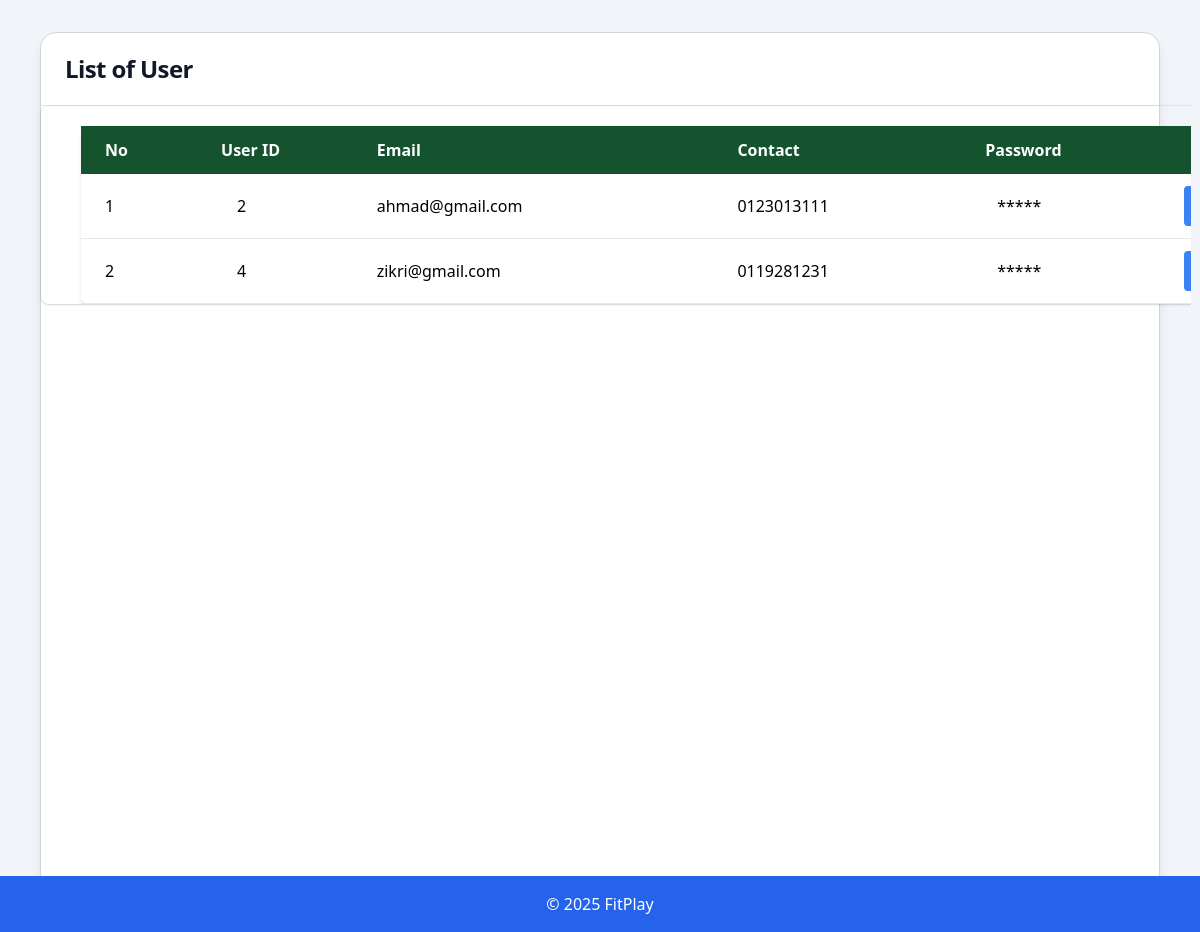
/list-user.php (signed in), run on the app's committed database.
### tables this page shows
CREATE TABLE `user` (
  `UserID` int(11) NOT NULL,
  `email` varchar(255) NOT NULL,
  `contact` varchar(100) NOT NULL,
  `password` varchar(255) NOT NULL
);

### list-user.php (the view, shortened to what this page needs)
<?php
include "config.php";
?>
<!DOCTYPE html>
<html lang="en">
<head>
    <script src="https://cdn.tailwindcss.com"></script>
</head>
<body class="">
    <div class="flex flex-row min-h-screen">
        <div class="w-full bg-slate-100">
            <div class="mt-8 bg-white mx-10 rounded-2xl h-[900px] shadow-lg border border-gray-300">
                <div class="border-b border-gray-200 px-4 py-5 sm:px-6">
                    <div class="sm:flex sm:items-center">
                        <div class="sm:flex-auto">
                            <h2 class="text-2xl font-bold tracking-tight text-gray-900">List of User</h2>
                        </div>
                    </div>
                </div>
                <div class="-mx-4 -my-2 overflow-x-auto sm:-mx-6 lg:-mx-8">
                    <div class="inline-block min-w-full py-2 align-middle sm:px-6 lg:px-8">
                        <div class="overflow-hidden shadow ring-1 ring-black ring-opacity-5 sm:rounded-lg">
                            <div class="overflow-x-auto">
                                <table class="min-w-[1500px] bg-white shadow-md mx-10 mt-5 rounded-lg">
                                    <thead>
                                        <tr class="bg-green-900 text-white">
                                            <th class="py-3 px-6 text-left">No</th>
                                            <th class="py-3 px-2 text-left">User ID</th>
                                            <th class="py-3 px-6 text-left">Email</th>
                                            <th class="py-3 px-6 text-left">Contact</th>
                                            <th class="py-3 px-3 text-left">Password</th>
                                            <th class="py-3 px-20 text-left">Action</th>
                                        </tr>
                                    </thead>
                                    <tbody>
                                        <?php
                                        $sql = "SELECT *FROM User";
                                        $stmt = $conn->prepare($sql);
                                        $stmt->execute();
                                        $result = $stmt->get_result();
                                        if ($result->num_rows > 0):
                                            $count = 1;
                                            while ($row = $result->fetch_assoc()): ?>
                                                <tr class="border-b hover:bg-gray-100">
                                                    <td class="py-3 px-6"><?php echo $count; ?></td>
                                                    <td class="py-3 px-6"><?php echo $row['UserID']; ?></td>
                                                    <td class="py-3 px-6"><?php echo $row['email']; ?></td>
                                                    <td class="py-3 px-6"><?php echo $row['contact']; ?></td>
                                                    <td class="py-3 px-6">*****</td>
                                                    <td class="py-3 px-6">
                                                        <a href="user-details.php?user_id=<?php echo $row['UserID']; ?>"
                                                            class="bg-blue-500 text-white px-4 py-2 rounded inline-block text-center hover:bg-blue-600">
                                                        </a>
                                                    </td>
                                                </tr>
                                            <?php $count++;
                                            endwhile; ?>
                                        <?php else: ?>
                                            <tr>
                                                <td colspan="8" class="text-center py-4 text-gray-500">No message found</td>
                                            </tr>
                                        <?php endif; ?>
                                    </tbody>
                                </table>
                            </div>
                        </div>
                    </div>
                </div>
            </div>
        </div>
    </div>
    <footer class="bg-blue-600 text-white text-center py-4 w-full mt-auto fixed bottom-0 left-0 right-0">
        &copy; 2025 FitPlay
    </footer>
</body>
</html>
</html>

### data on the page
user: UserID "2", email "ahmad@gmail.com", contact "0123013111"
user: UserID "4", email "zikri@gmail.com", contact "0119281231"
